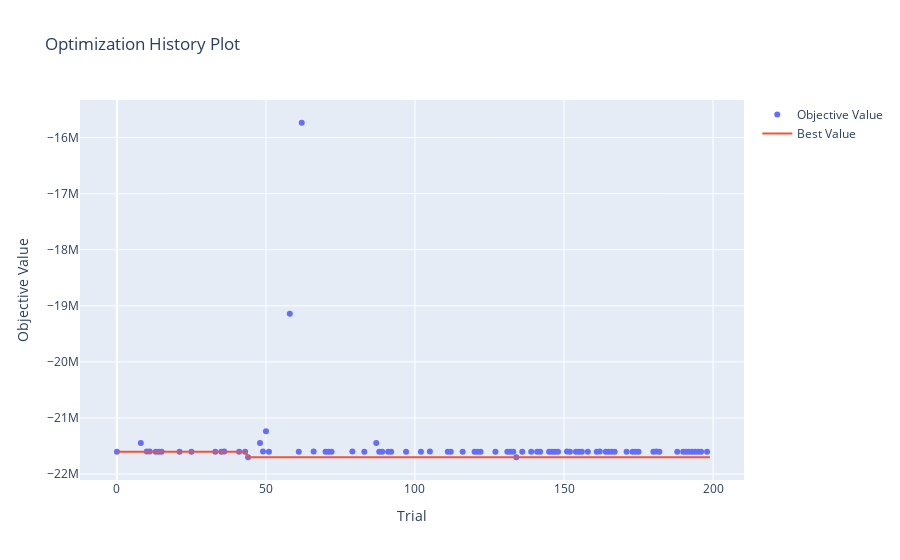

The notebook cell saved with this chart:
### Markdown cell above
## Using `optima`

Can ignore for now, didn't use

### Code cell
# --- Storage for all results ---
results_rows = []

# --- Loop over each impact column ---
for impact_col in impact_cols:
    print(f"\n🔍 Optimizing for impact column: {impact_col}")

    def objective(trial):
        # Sample threshold values
        fcast_wind_thresh = trial.suggest_int(
            "fcast_wind_thresh",
            int(df_stats["wind"].min()),
            int(df_stats["wind"].max()),
            step=5,
        )
        obsv_wind_thresh = trial.suggest_int(
            "obsv_wind_thresh",
            int(df_stats["wind_obsv"].min()),
            int(df_stats["wind_obsv"].max()),
            step=5,
        )
        fcast_rain_col = trial.suggest_categorical(
            "fcast_rain_col", fcast_rain_cols
        )
        obsv_rain_col = trial.suggest_categorical(
            "obsv_rain_col", obsv_rain_cols
        )
        fcast_rain_thresh = trial.suggest_int(
            "fcast_rain_thresh",
            int(df_stats[fcast_rain_col].min()),
            int(df_stats[fcast_rain_col].max()),
        )
        obsv_rain_thresh = trial.suggest_int(
            "obsv_rain_thresh",
            int(df_stats[obsv_rain_col].min()),
            int(df_stats[obsv_rain_col].max()),
        )

        # Filtering logic (trigger condition)
        dff_triggered = df_stats[
            (
                (df_stats["wind"] >= fcast_wind_thresh)
                & (df_stats[fcast_rain_col] >= fcast_rain_thresh)
            )
            | (
                (df_stats["wind_obsv"] >= obsv_wind_thresh)
                & (df_stats[obsv_rain_col] >= obsv_rain_thresh)
            )
        ]

        # Skip if not enough years are represented
        if dff_triggered["year"].nunique() != target_years:
            raise optuna.exceptions.TrialPruned()

        # Maximize the sum of the selected impact column
        score = dff_triggered[impact_col].sum()
        return -score  # Optuna minimizes, so negate

    # Create and run study
    study = optuna.create_study(direction="minimize")
    study.optimize(objective, n_trials=200, show_progress_bar=True)
    optuna.visualization.plot_optimization_history(study).show()
    # Store result as a row dict
    row = {
        "impact_col": impact_col,
        "best_score": -study.best_value,
        **study.best_params,
    }
    results_rows.append(row)

# --- Final results DataFrame ---
results_df = pd.DataFrame(results_rows)
print("\n📊 Optimization results:")
print(results_df)

### Figure 1 — Plotly figure (JSON) as saved in the notebook; plotly's stock layout.template omitted (floating-point values rounded to 4 significant figures; data arrays with more than 128 entries replaced by an {"elided": "..."} marker saying what was removed)
{"data": [{"mode": "markers", "name": "Objective Value", "type": "scatter", "x": [0, 8, 10, 11, 13, 14, 15, 21, 25, 33, 35, 36, 41, 43, 44, 48, 49, 50, 51, 58, 61, 62, 66, 70, 71, 72, 79, 83, 87, 88, 89, 91, 92, 97, 102, 105, 111, 112, 116, 120, 121, 122, 127, 131, 132, 133, 134, 136, 139, 141, 142, 145, 146, 147, 148, 151, 152, 154, 155, 156, 158, 161, 162, 164, 165, 166, 167, 171, 173, 174, 175, 180, 181, 182, 188, 190, 191, 192, 193, 194, 195, 196, 198], "y": [-21599867, -21444562, -21596622, -21596622, -21599867, -21599867, -21599867, -21599867, -21599867, -21599867, -21599867, -21596622, -21599867, -21599867, -21699867, -21444562, -21596622, -21235508, -21599867, -19142367, -21599867, -15736610, -21596622, -21599867, -21599867, -21599867, -21596622, -21599867, -21444562, -21599867, -21599867, -21599867, -21599867, -21599867, -21599867, -21596622, -21599867, -21599867, -21599867, -21599867, -21599867, -21599867, -21599867, -21599867, -21599867, -21599867, -21699867, -21599867, -21599867, -21599867, -21599867, -21599867, -21599867, -21599867, -21599867, -21596622, -21599867, -21599867, -21599867, -21599867, -21599867, -21599867, -21596622, -21599867, -21599867, -21599867, -21599867, -21599867, -21599867, -21599867, -21599867, -21599867, -21596622, -21599867, -21599867, -21599867, -21599867, -21599867, -21599867, -21599867, -21599867, -21599867, -21599867]}, {"mode": "lines", "name": "Best Value", "type": "scatter", "x": {"elided": "200 int values"}, "y": {"elided": "200 int values"}}, {"marker": {"color": "#cccccc"}, "mode": "markers", "name": "Infeasible Trial", "showlegend": false, "type": "scatter", "x": [], "y": []}], "layout": {"title": {"text": "Optimization History Plot"}, "xaxis": {"title": {"text": "Trial"}}, "yaxis": {"title": {"text": "Objective Value"}}}}
